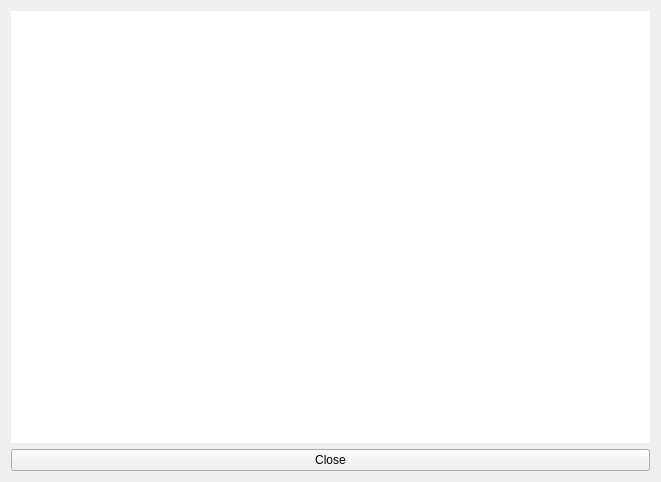
<?xml version="1.0" encoding="UTF-8"?>
<ui version="4.0">
 <class>LicenseDialog</class>
 <widget class="QWidget" name="LicenseDialog">
  <property name="geometry">
   <rect>
    <x>0</x>
    <y>0</y>
    <width>661</width>
    <height>482</height>
   </rect>
  </property>
  <property name="windowTitle">
   <string>License</string>
  </property>
  <layout class="QVBoxLayout" name="verticalLayout">
   <item>
    <widget class="QTextBrowser" name="textBrowser">
     <property name="frameShape">
      <enum>QFrame::NoFrame</enum>
     </property>
     <property name="frameShadow">
      <enum>QFrame::Plain</enum>
     </property>
    </widget>
   </item>
   <item>
    <widget class="QPushButton" name="pushButton">
     <property name="text">
      <string>Close</string>
     </property>
    </widget>
   </item>
  </layout>
 </widget>
 <resources/>
 <connections>
  <connection>
   <sender>pushButton</sender>
   <signal>clicked()</signal>
   <receiver>LicenseDialog</receiver>
   <slot>close()</slot>
   <hints>
    <hint type="sourcelabel">
     <x>90</x>
     <y>274</y>
    </hint>
    <hint type="destinationlabel">
     <x>99</x>
     <y>297</y>
    </hint>
   </hints>
  </connection>
 </connections>
</ui>
